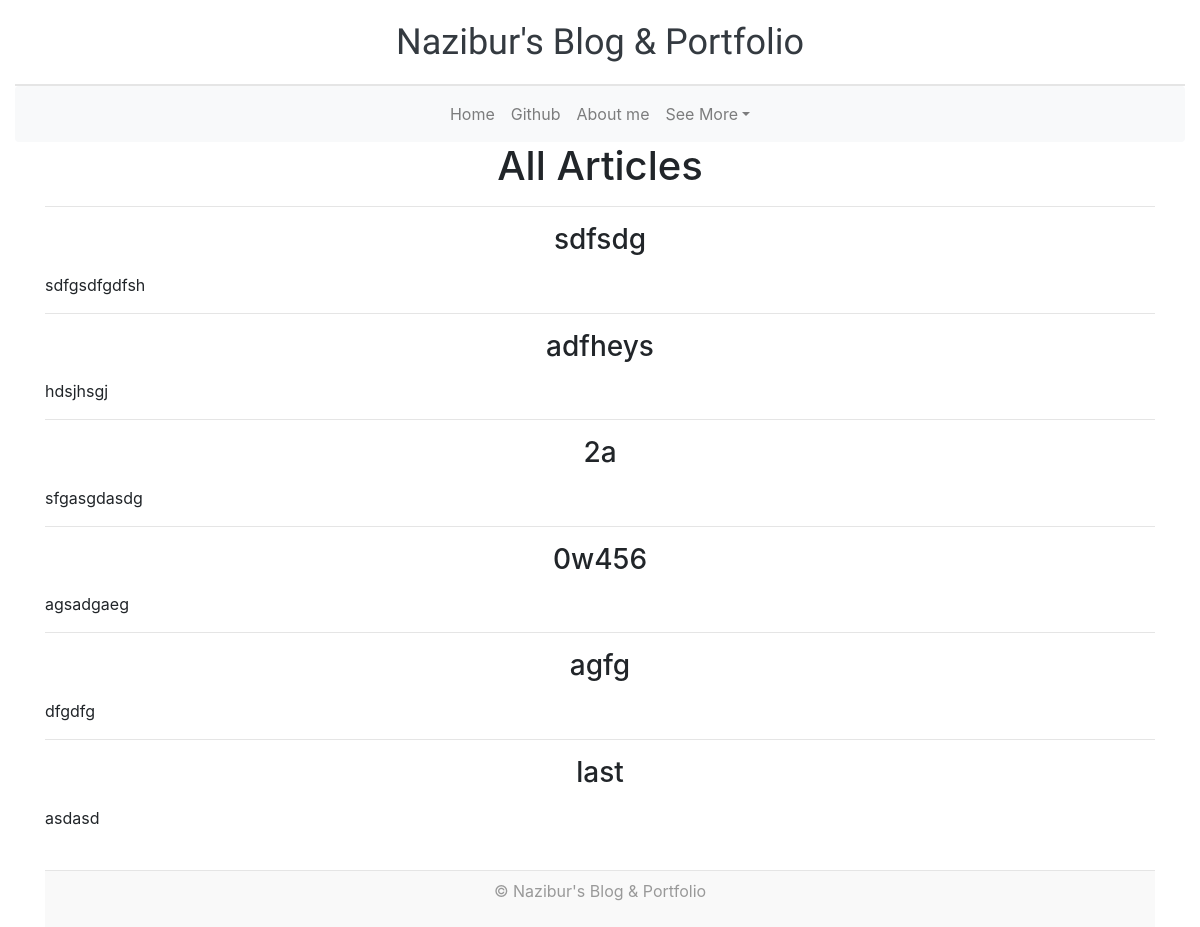
/blogtut, run on the app's committed database.
### blog/models.py (models this page shows, shortened)
class BlogTutorial(models.Model):
    blog_tut_name = models.CharField(max_length=100)
    blog_tut = RichTextField(blank=True, null=True)
    blog_added = models.DateTimeField(default=timezone.now)

### blog/views.py (the view)
# urls.py: path('blogtut', views.BlogTutorialListView.as_view(), name = 'blogtut'),
class BlogTutorialListView(ListView):
    model = BlogTutorial
    context_object_name = 'blogs'
    template_name = 'blog/blogtuts.html'
    paginate_by = 8
    queryset = BlogTutorial.objects.order_by('-blog_added')

### blog/templates/blog/blogtuts.html
{% extends "blog/base.html" %}
{% load static %}
{% block content %}
		<div class="container">
		<div class="row">
			<div class="col-md-12">
				<h2 class="blog-post-title text-center">All Articles</h2>
			{% for blogtutorial in blogs %}
			<hr>
			<h3 class="text-center">{{blogtutorial.blog_tut_name|safe}}</h3>
			<p>{{blogtutorial.blog_tut|safe}}</p>
			{% endfor %}
           </div>
		</div>
	</div><br>
{% endblock content %}

### blog/static/blog/blogstyle.css (style rules this page uses)
.blog-post-title { margin-bottom: .25rem; font-size: 2.5rem; }
h2 { font-family: "Playfair Display", Georgia, "Times New Roman", serif; }

### data on the page
BlogTutorial: blog_tut_name "sdfsdg", blog_tut "sdfgsdfgdfsh"
BlogTutorial: blog_tut_name "adfheys", blog_tut "hdsjhsgj"
BlogTutorial: blog_tut_name "2a", blog_tut "sfgasgdasdg"
BlogTutorial: blog_tut_name "0w456", blog_tut "agsadgaeg"
BlogTutorial: blog_tut_name "agfg", blog_tut "dfgdfg"
BlogTutorial: blog_tut_name "last", blog_tut "asdasd"
